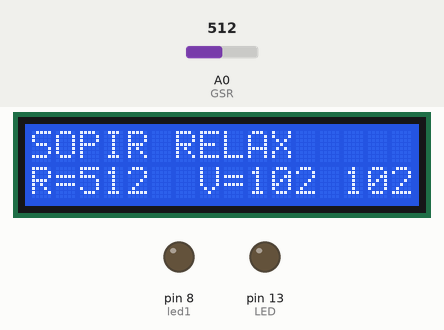
Recording of a sketch running on a simulated Arduino Uno, built with avr-gcc and run on an emulated ATmega328P. On the bench: 16×2 character LCD, output pins drawn as LEDs (lit = HIGH). Inputs (shaded band) come from the test bench; at power-on: A0 (GSR) = 512. What the sketch prints to the serial monitor is not drawn.

Above: at 7.2 s.
7.3 s: A0 (GSR) set to 340
At 9.1 s:
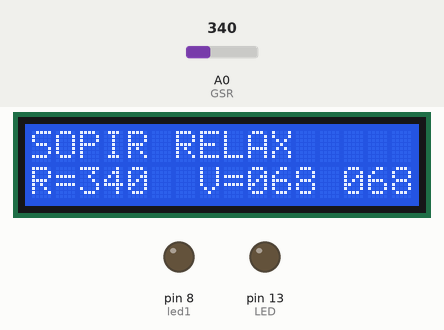
9.8 s: A0 (GSR) set to 360
At 11.8 s:
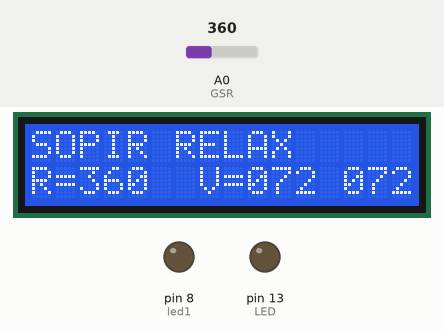
12.1 s: A0 (GSR) set to 306
At 13.4 s:
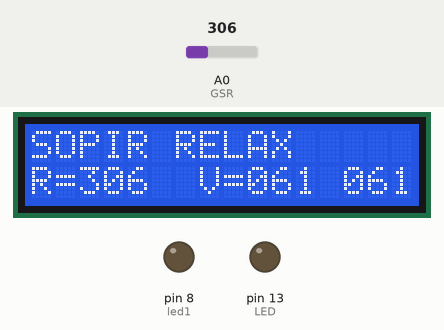
14.4 s: A0 (GSR) set to 984
At 16.2 s:
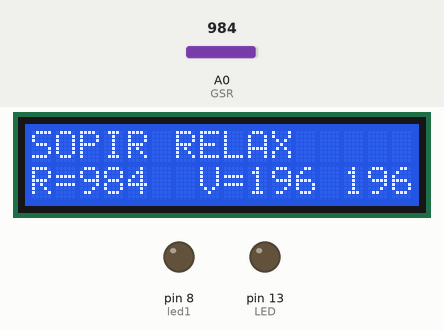
16.6 s: A0 (GSR) set to 1006
At 17.8 s:
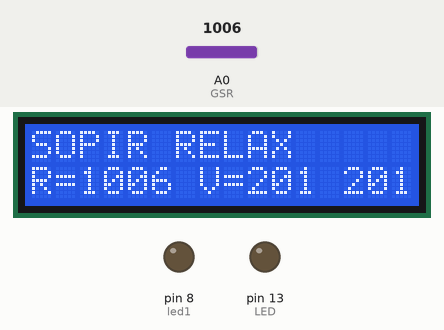
Timing chart, 0 to 19.6 s (numbered marks = the images above; inputs shaded):
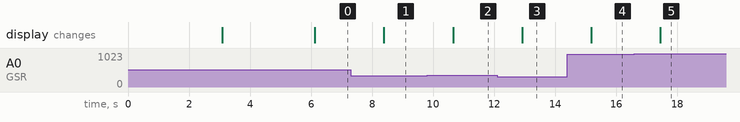

The sketch:

KORNEL_ajah.ino
```cpp
byte led1= 8;
#define tombolKornel 3 // merah
#define tombolRombe 2 // Hijau
const int LED=13;
const int GSR=A0;
//int sensorValue;
int sensorValue;
#include <LiquidCrystal_I2C.h>
LiquidCrystal_I2C lcd(0x27, 16, 2);

void setup()
{
  Serial.begin(9600);
  lcd.backlight();
   pinMode(led1, OUTPUT);
  lcd.begin();
  Serial.begin(9600);
  pinMode(LED,OUTPUT);
  digitalWrite(LED,LOW);
  lcd.setCursor(0,0);
  lcd.print("LOADING ....");
  lcd.setCursor(0,1);
  lcd.print("");
  delay(3000);
  lcd.setCursor(0,0);
  lcd.print("SENSOR GSR V.1.2");
//  lcd.setCursor(0,1);
//  lcd.print("Rombe Kornel S.T");
  delay(3000);
  lcd.clear();

}

int parameter = 0;

void loop()
{
  sensorValue=analogRead(GSR);
  int vol1=sensorValue*0.2;      //resistansi x 0,2
   int vol2=vol1+100;      //resistansi x 0,2
  //int vol=sensorValue*0.2;

Serial.println("nilai = ");
  Serial.println(sensorValue);
if(vol1 <350 ){
  sensorValue=analogRead(GSR);
  int vol1=sensorValue*0.2;
  lcd.setCursor(0,0);
    lcd.print("SOPIR RELAX    ");
    lcd.setCursor(0,1);
    lcd.print("R=");
  if(vol1 < 10){
  lcd.setCursor(2,1);
    lcd.print("00");
}
    lcd.print(sensorValue);
    lcd.setCursor(6,1);
    lcd.print(" ");
    lcd.print("V=");
    if(vol1<100){
      lcd.print("0");
    }
    lcd.print(vol1);

 lcd.setCursor(13,1);
   if(vol1<100){
      lcd.print("0");
    }
  lcd.print(vol1);

    //lcd.setCursor(1,1);
    //lcd.print(sensorValue);
    delay(100);

Serial.print("SOPIR RELAX    ");
    Serial.print("R=");
    Serial.print(sensorValue);
    Serial.print("V=");
    Serial.println(vol1);

}

if(vol1 >350 ){
  sensorValue=analogRead(GSR);
  int vol1=sensorValue*0.2;
  lcd.setCursor(0,0);
    lcd.print("SOPIR LETIH    ");
    lcd.setCursor(0,1);
    lcd.print("R=");
    lcd.print(sensorValue);
    lcd.setCursor(6,1);
    lcd.print("V=");
    lcd.print(vol1);

Serial.print("SOPIR LETIH    ");
    Serial.print("R=");
    Serial.print(sensorValue);
    Serial.print("V=");
    Serial.println(vol1);

    //lcd.setCursor(1,1);
    //lcd.print(sensorValue);
    delay(100);
}

   delay(1000);
}
```

Measured:
- after the input at 7.3 s, the display: changes after 1.1 s (image 1)
- after the input at 9.8 s, the display: changes after 0.85 s (image 2)
- after the input at 12.1 s, the display: changes after 0.81 s (image 3)
- after the input at 14.4 s, the display: changes after 0.78 s (image 4)
- after the input at 16.6 s, the display: changes after 0.84 s (image 5)
